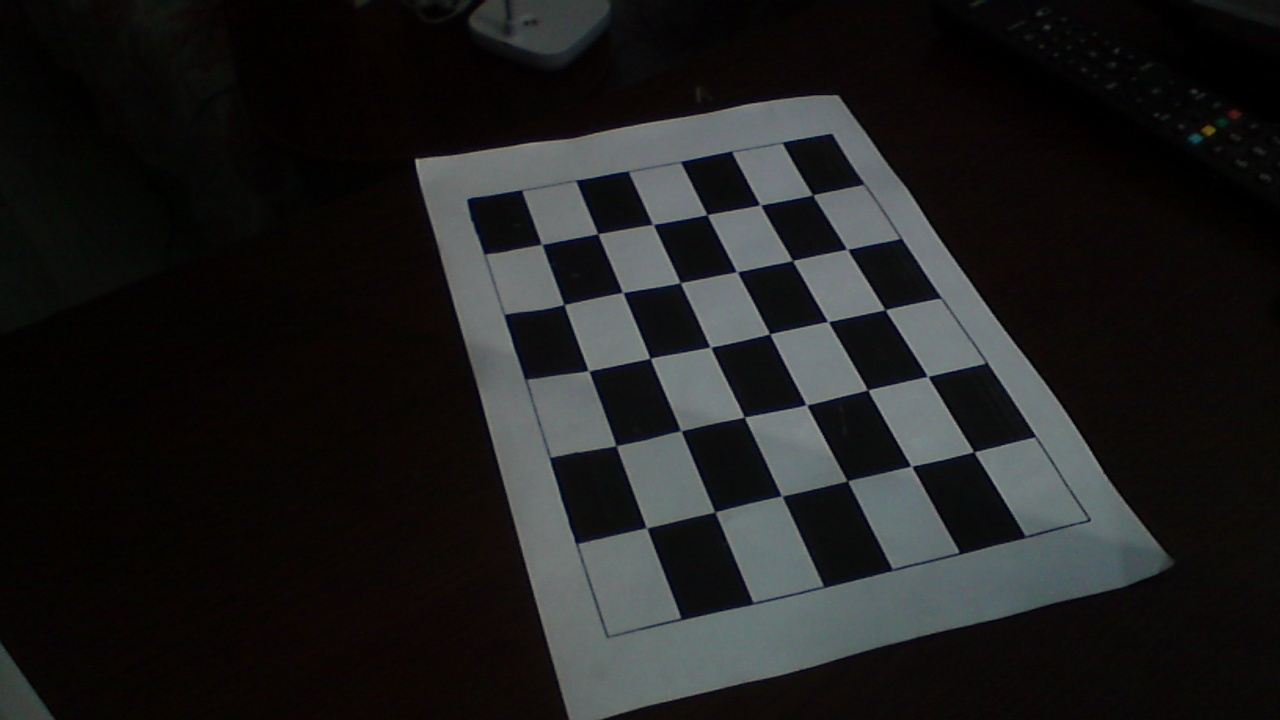
//> input picture testData/TestImages/slika0.jpg, 1280 x 720 px
$ ./main   (built with g++ and OpenCV 4)
//> lines starting //> are read from the running program, lines starting //| are printed output that depends on the picture; after the words box and inside, x2 and y2 are one past the last pixel; in counts of white or black regions, pixels touching at a corner belong together; pictures that were not available may be replaced by others from this repository, and a replacement may not be noted
#include <opencv2/imgcodecs.hpp>
#include <opencv2/highgui.hpp>
#include <opencv2/imgproc.hpp>
#include <opencv2/core.hpp>
#include <opencv2/opencv.hpp>
#include <string>
#include <iostream>
#include <fstream>

cv::Mat cameraMatrix;
cv::Mat distCoefs;
cv::Mat R, t;
cv::Mat T;
void getGreenMask(cv::Mat &green) {
	cv::Mat slika, slikaMod;
	slika = cv::imread("../slike/slikaA.jpg", cv::IMREAD_COLOR);
	cv::cvtColor(slika, slikaMod, cv::COLOR_BGR2HSV);
	//cv::GaussianBlur(slikaMod, slikaMod, cv::Size(3, 3), 0.3, 0.3);
	cv::namedWindow("tb");
	int h=49, s=88, v=28, H=68, S=255, V=255;
	h=35, s=36, v=210, H=80, S=219, V=255;
	cv::createTrackbar("Hmin", "tb", &h, 255);
	cv::createTrackbar("Smin", "tb", &s, 255);
	cv::createTrackbar("Vmin", "tb", &v, 255);
	cv::createTrackbar("Hmax", "tb", &H, 255);
	cv::createTrackbar("Smax", "tb", &S, 255);
	cv::createTrackbar("Vmax", "tb", &V, 255);
	while (1) {
		cv::inRange(slikaMod, cv::Scalar(h, s, v), cv::Scalar(H, S, V), green);
		cv::imshow("win", green);
		if (cv::waitKey(1) == 'q') break;
	}
	//cv::destroyWindow("win");
	cv::destroyWindow("tb");
}

void kalibracija() {
	cv::Mat slika;
	std::vector<std::vector<cv::Point2f> >corners(6);
	for (int i = 0; i < 6; i++) {
		std::stringstream ss;
		ss << "../slike/slika";
		ss << i;
		ss << ".jpg";
		std::string sl;
		ss >> sl;
		slika = cv::imread(sl, cv::IMREAD_COLOR);
//> slika is the input picture: 720 rows x 1280 cols, CV_8UC3; mean B, G, R 30.6, 30.9, 30.9
		cv::Mat gray;
		cv::cvtColor(slika, gray, cv::COLOR_BGR2GRAY);
		auto x = cv::findChessboardCorners(gray, cv::Size(5, 6), corners[i], cv::CALIB_CB_ADAPTIVE_THRESH + cv::CALIB_CB_NORMALIZE_IMAGE);
//> corners = 6 point lists; x = true
		cv::cornerSubPix(gray, corners[i], cv::Size(10, 10), cv::Size(-1, -1), cv::TermCriteria(cv::TermCriteria::EPS + cv::TermCriteria::COUNT, 3000, 0.000001));
		cv::drawChessboardCorners(slika, cv::Size(5, 6), corners[i], true);
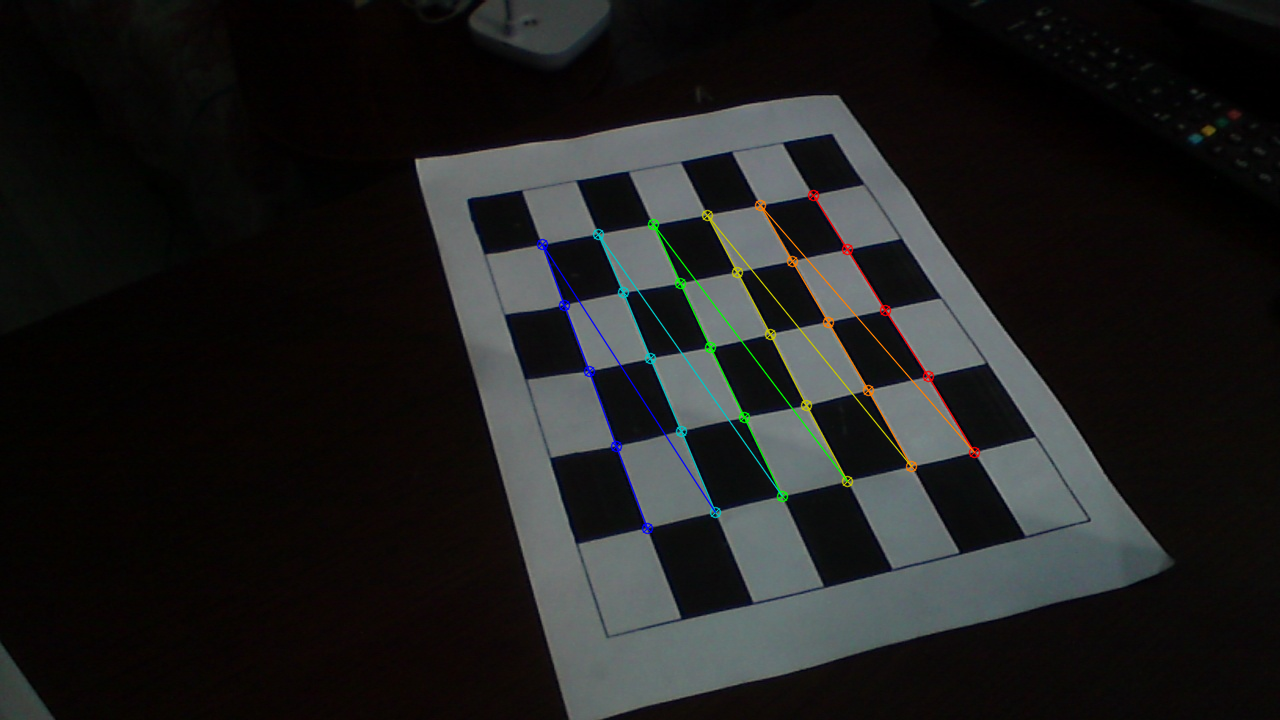
//> slika: 720 rows x 1280 cols, CV_8UC3; 1.23% of pixels changed, all inside (x1, y1, x2, y2) = (536, 189, 981, 535)
		//cv::imshow("slika", slika);
		//cv::waitKey(0);
	}
//> pass 2 of the loop in kalibracija, `for (int i = 0; i < 6; i++)`:
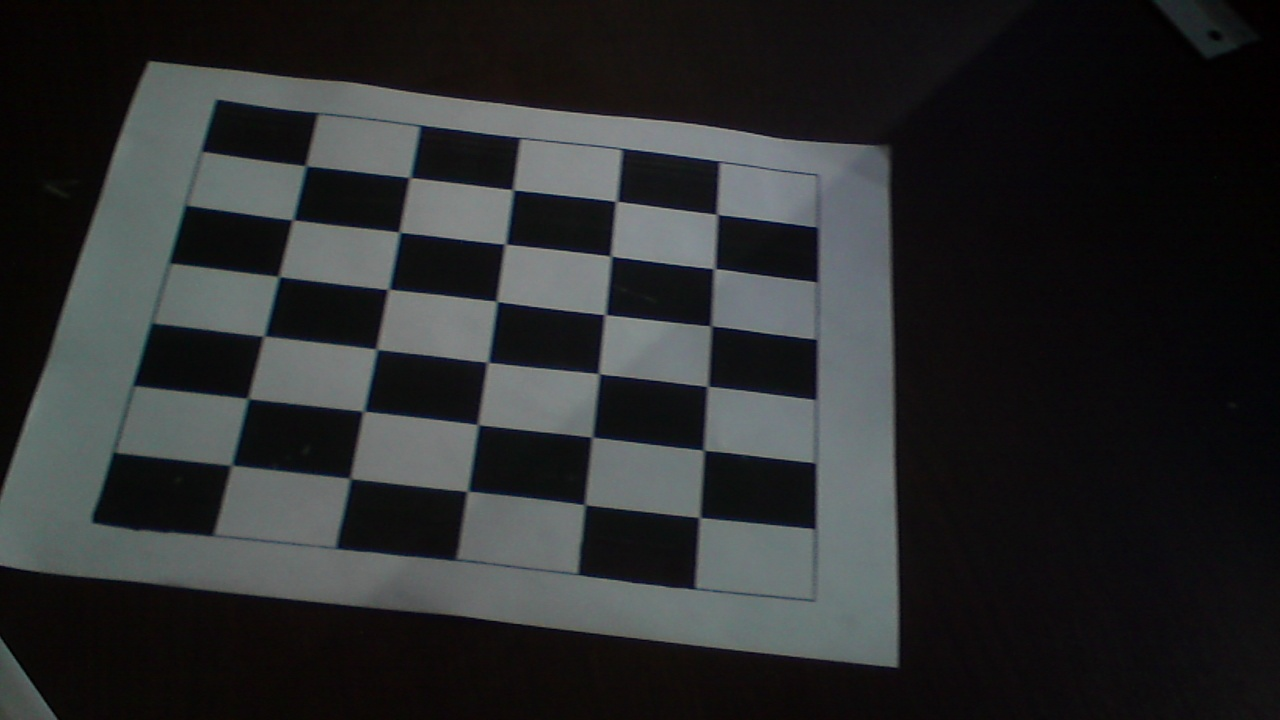
//> input picture testData/TestImages/slika1.jpg, 1280 x 720 px
//> in kalibracija, slika is the input picture: 720 rows x 1280 cols, CV_8UC3; mean B, G, R 45.3, 44.6, 43.2
//> in kalibracija, `cv::drawChessboardCorners(slika, cv::Size(5, 6), corners[i], true);`:
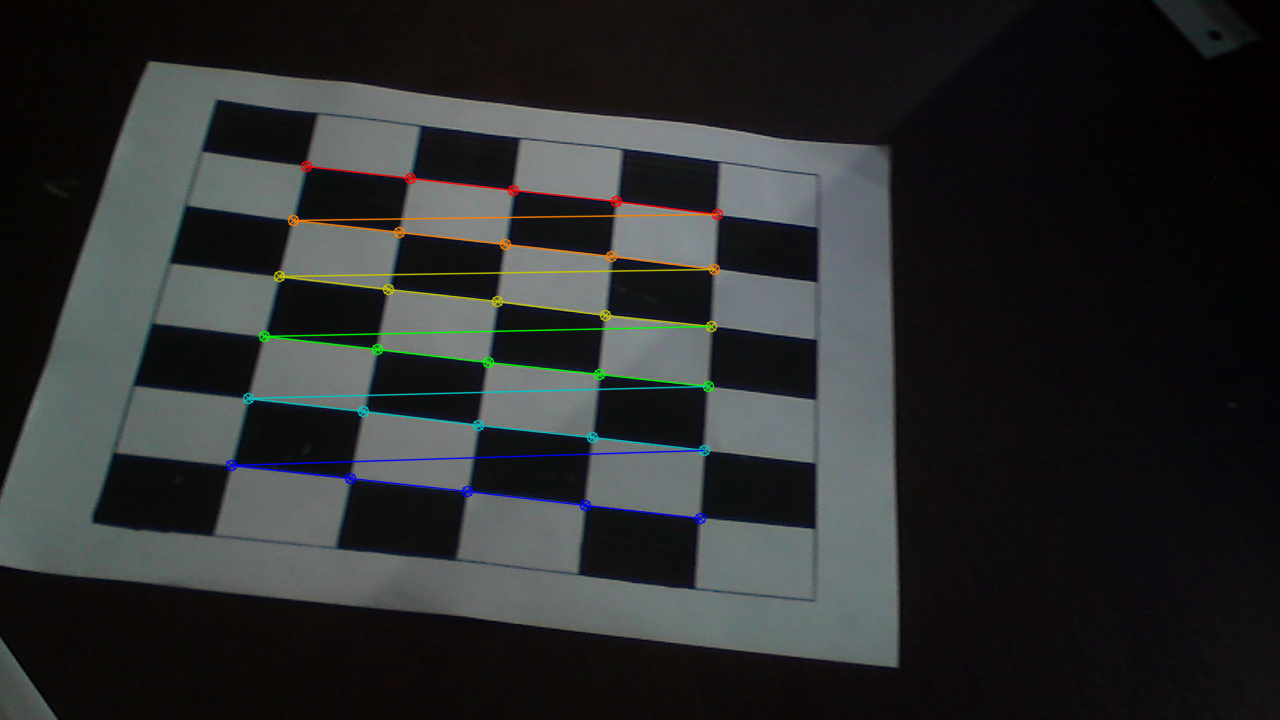
//> slika: 720 rows x 1280 cols, CV_8UC3; 1.84% of pixels changed, all inside (x1, y1, x2, y2) = (225, 160, 724, 525)

	std::vector<cv::Point3f> obj;
	for (int i = 0; i < 6; i++) {
		for (int j = 0; j < 5; j++) {
			obj.push_back(cv::Point3f(i * 1.0f * 25, j * 1.0f * 40, 0));
		}
	}
	std::vector<std::vector<cv::Point3f> >objects(6, obj);

	std::vector<cv::Mat> rvecs, tvecs;
	double error = cv::calibrateCamera(objects, corners, slika.size(), cameraMatrix, distCoefs, rvecs, tvecs);
	std::cout << error << std::endl;
	std::cout << cameraMatrix;
	cv::Rodrigues(rvecs[5], R);
	t = tvecs[5];
	//std::cout << R << std::endl;
	//std::cout << tvecs[5] << std::endl;

	T = cv::Mat::eye(4, 4, CV_64F);
	R.copyTo(T(cv::Rect(0, 0, 3, 3)));
	tvecs[5].copyTo(T(cv::Rect(3, 0, 1, 3)));
	cv::invert(T, T);
	//std::cout << T;

}
std::vector<cv::Point3f>spaseneTacke;

std::vector<cv::Point2f> PreparePixel(cv::Mat pixel, cv::Mat A, cv::Mat dist) {
	std::vector<cv::Point2f> fin(1);
	cv::undistortPoints(pixel, fin, A, dist);
	return fin;
}

void PixelToWorld(cv::Mat pixel, cv::Mat R, cv::Mat t, cv::Mat &dir, cv::Mat &origin) {
	cv::Mat dcam = pixel;
	cv::Mat R_inv;
	cv::transpose(R, R_inv);
	dir = R_inv*dcam;
	cv::normalize(dir, dir);
	origin = -R_inv * t;
}

cv::Mat IntersectionPoint(cv::Mat dir, cv::Mat origin, cv::Mat planepoint, cv::Mat planeort) {
	cv::Mat pom1 = (planepoint - origin);
	cv::transpose(pom1, pom1);
	pom1 = pom1 * planeort;
	cv::Mat pom2 = dir;
	cv::transpose(pom2, pom2);
	pom2 = pom2 * planeort;
	auto t = pom1.at<double>(0, 0) / pom2.at<double>(0, 0);
	cv::Mat inter = origin + t * dir;
	return inter;
}

cv::Point3f positionEstimation(int x, int y) {
	cv::Mat planepoint(3, 1, CV_64F);
	planepoint.at<double>(0, 0) = 232.639;
	planepoint.at<double>(1, 0) = 160.847;
	planepoint.at<double>(2, 0) = 0;

	cv::Mat ort(3, 1, CV_64F);
	ort.at<double>(1, 0) = 0.999;
	ort.at<double>(0, 0) = 0.044;
	ort.at<double>(2, 0) = 0;
	cv::normalize(ort, ort);

	cv::Mat pt(2, 1, CV_32F);
	pt.at<float>(0, 0) = x;
	pt.at<float>(1, 0) = y;
	std::vector<cv::Point2f>undistpts = PreparePixel(pt, cameraMatrix, distCoefs);

	cv::Mat pixel(3, 1, CV_64F);
	pixel.at<double>(0, 0) = undistpts[0].x;
	pixel.at<double>(1, 0) = undistpts[0].y;
	pixel.at<double>(2, 0) = 1;

	cv::Mat o, d;
	PixelToWorld(pixel, R, t, d, o);
	cv::Mat point = IntersectionPoint(d, o, planepoint, ort);

	cv::Point3f rez;
	rez.x = point.at<double>(0, 0);
	rez.y = point.at<double>(1, 0);
	rez.z = point.at<double>(2, 0);
	return rez;
}

void click_event(int event, int x, int y, int flags, void* params) {
	if (event == cv::EVENT_LBUTTONDOWN) {
		auto rez=positionEstimation(x, y);
		std::cout << rez.x << "," << rez.y << "," << rez.z <<std::endl;
	}
}

void savePoints(cv::Mat mask) {
	std::ofstream of("data.csv");

	for (int i = 0; i < 720; i++) {
		for (int j = 0; j < 1280; j++) {
			if (mask.at<uchar>(i, j) > 0) {
				auto rez = positionEstimation(j, i);
				spaseneTacke.push_back(rez);
				of << rez.x << "," << rez.y << "," << rez.z << "\n";
			}
		}
	}
	of.close();
}

bool Step1(cv::Mat& pSrc, cv::Mat& pDst) {
	bool t = false;
	pSrc.copyTo(pDst);
	for (int i = 1; i < pSrc.rows - 1; i++) {
		for (int j = 1; j < pSrc.cols - 1; j++) {
			if (pSrc.at<uchar>(i, j) > 0) {
				int n1 = (int)pSrc.at<uchar>(i, j);
				int n2 = (int)pSrc.at<uchar>(i - 1, j) / 255;
				int n3 = (int)pSrc.at<uchar>(i - 1, j + 1) / 255;
				int n4 = (int)pSrc.at<uchar>(i, j + 1) / 255;
				int n5 = (int)pSrc.at<uchar>(i + 1, j + 1) / 255;
				int n6 = (int)pSrc.at<uchar>(i + 1, j) / 255;
				int n7 = (int)pSrc.at<uchar>(i + 1, j - 1) / 255;
				int n8 = (int)pSrc.at<uchar>(i, j - 1) / 255;
				int n9 = (int)pSrc.at<uchar>(i - 1, j - 1) / 255;

				int A = (n2 < n3) +
					(n3 < n4) +
					(n4 < n5) +
					(n5 < n6) +
					(n6 < n7) +
					(n7 < n8) +
					(n8 < n9) +
					(n9 < n2);
				int B = (n2 + n3 + n4 + n5 + n6 + n7 + n8 + n9);
				if (A == 1 && B >= 2 && B <= 6 && (n2 < 1 || n4 < 1 || n6 < 1) && (n8 < 1 || n4 < 1 || n6 < 1)) {
					pDst.at<uchar>(i, j) = 0;
					t = true;
				}

			}
		}
	}
	return t;
}

bool Step2(cv::Mat& pSrc, cv::Mat& pDst) {
	bool t = false;
	pSrc.copyTo(pDst);
	for (int i = 1; i < pSrc.rows - 1; i++) {
		for (int j = 1; j < pSrc.cols - 1; j++) {
			if (pSrc.at<uchar>(i, j) > 0) {
				int n1 = (int)pSrc.at<uchar>(i, j);
				int n2 = (int)pSrc.at<uchar>(i - 1, j) / 255;
				int n3 = (int)pSrc.at<uchar>(i - 1, j + 1) / 255;
				int n4 = (int)pSrc.at<uchar>(i, j + 1) / 255;
				int n5 = (int)pSrc.at<uchar>(i + 1, j + 1) / 255;
				int n6 = (int)pSrc.at<uchar>(i + 1, j) / 255;
				int n7 = (int)pSrc.at<uchar>(i + 1, j - 1) / 255;
				int n8 = (int)pSrc.at<uchar>(i, j - 1) / 255;
				int n9 = (int)pSrc.at<uchar>(i - 1, j - 1) / 255;

				int A = (n2 < n3) +
					(n3 < n4) +
					(n4 < n5) +
					(n5 < n6) +
					(n6 < n7) +
					(n7 < n8) +
					(n8 < n9) +
					(n9 < n2);
				int B = (n2 + n3 + n4 + n5 + n6 + n7 + n8 + n9);
				if (A == 1 && B >= 2 && B <= 6 && (n2 < 1 || n4 < 1 || n8 < 1) && (n8 < 1 || n2 < 1 || n6 < 1)) {
					pDst.at<uchar>(i, j) = 0;
					t = true;
				}

			}
		}
	}
	return t;
}

void ZhangSuen(cv::Mat& pSrc, cv::Mat& pDst) {
	while (1) {
		bool t1 = Step1(pSrc, pDst);
		pDst.copyTo(pSrc);
		bool t2 = Step2(pSrc, pDst);
		pDst.copyTo(pSrc);
		if (!t1 && !t2) {
			return;
		}
	}
}


int main() {
	kalibracija();

	cv::Mat green;
	getGreenMask(green);
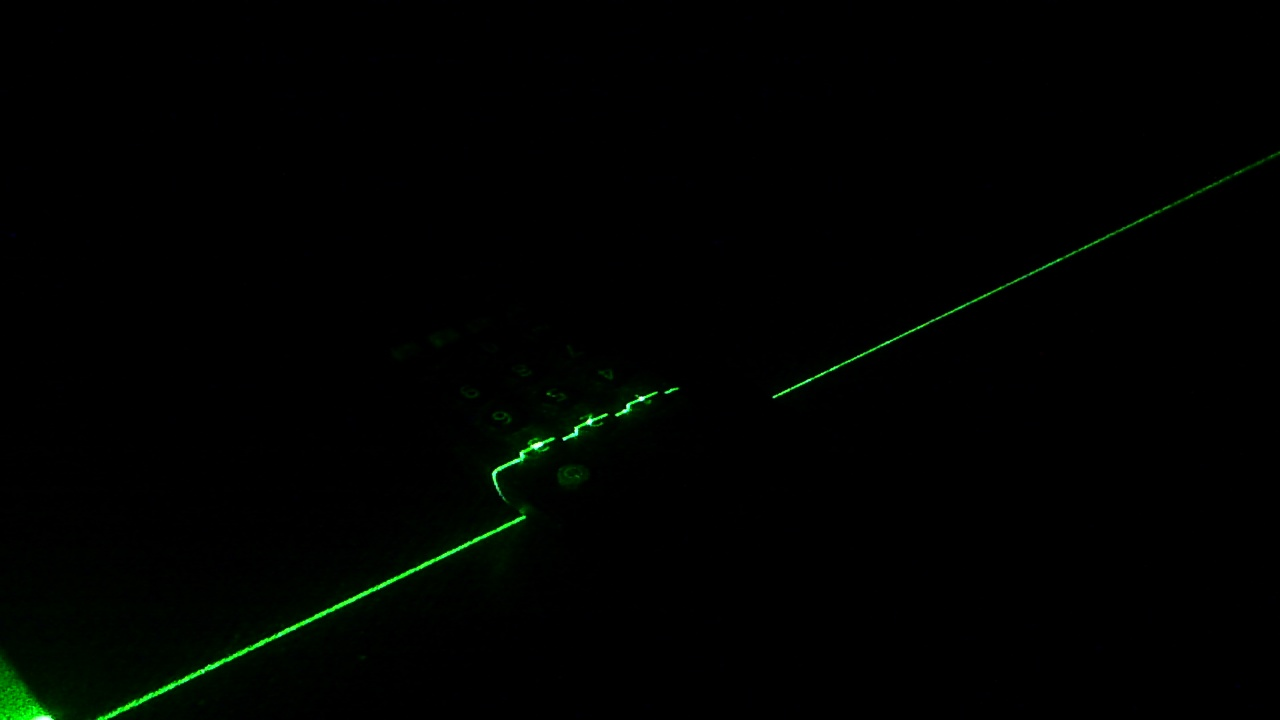
//> input picture testData/TestImages/slikaA.jpg, 1280 x 720 px
//> in getGreenMask, slika is the input picture: 720 rows x 1280 cols, CV_8UC3; mean B, G, R 0.5, 2.2, 0.4
//> in getGreenMask, `cv::cvtColor(slika, slikaMod, cv::COLOR_BGR2HSV);`: slikaMod: 720 rows x 1280 cols, CV_8UC3; mean H, S, V 9.6, 34.5, 2.2
//> in getGreenMask, `cv::inRange(slikaMod, cv::Scalar(h, s, v), cv::Scalar(H, S, V), green);`:
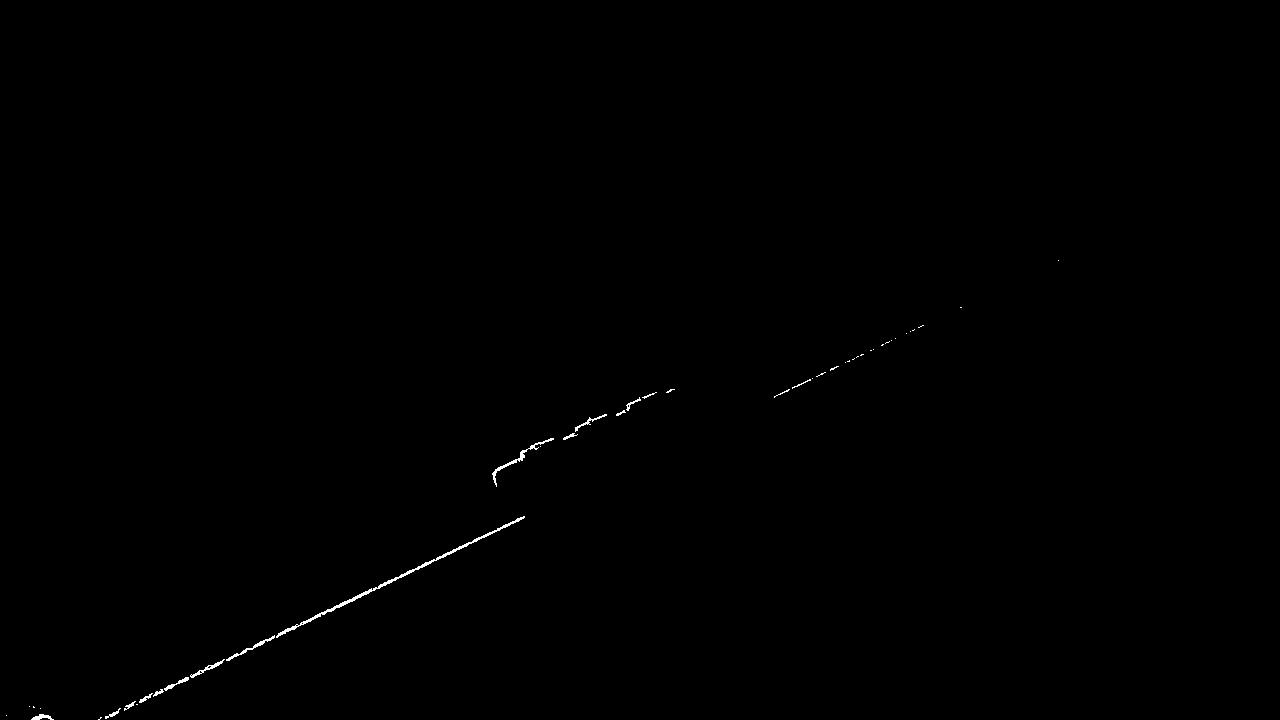
//> green: 720 rows x 1280 cols, CV_8UC1; 0.21% white in thin lines or dots, all inside (x1, y1, x2, y2) = (6, 260, 1059, 720)
//> the 'q' key is pressed
	cv::Size s = green.size();
//> s = Size(1280, 720)
	cv::Mat green2;
	for (int i = 0; i < 20; i++) {
		ZhangSuen(green, green2);
		green2.copyTo(green);
	}
//> this loop made 20 passes
//> pass 1, `ZhangSuen(green, green2);`:
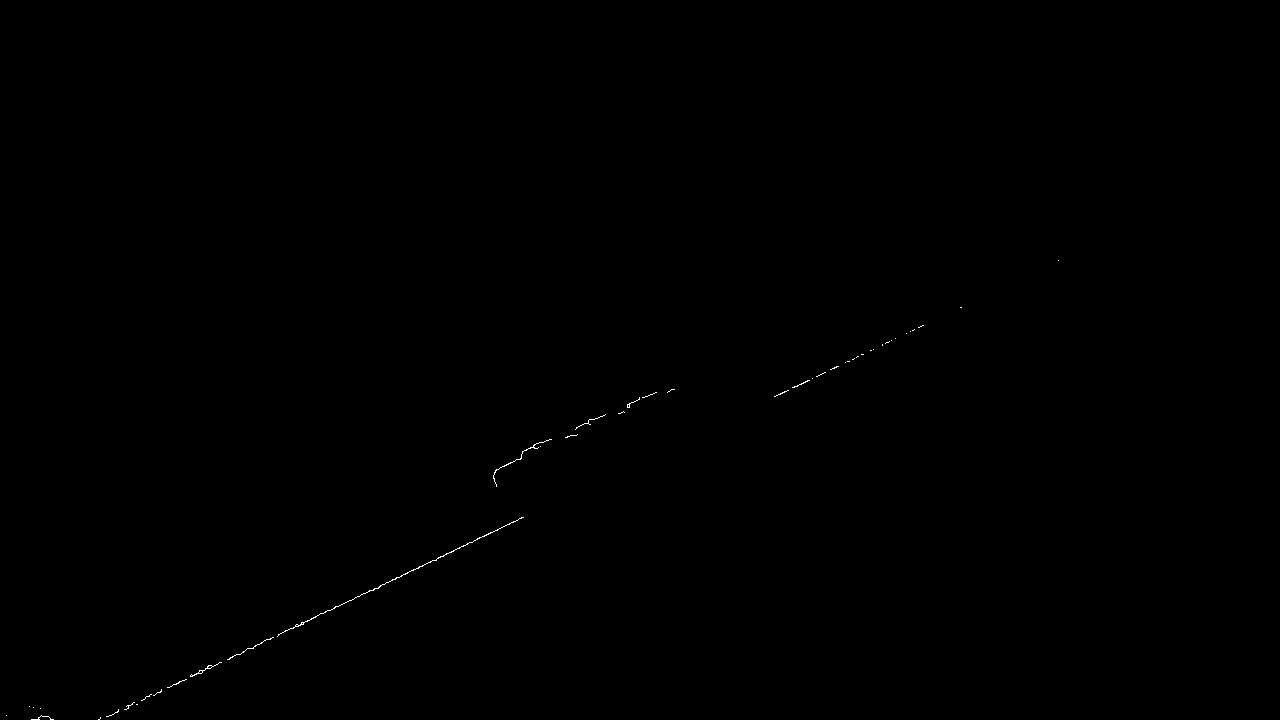
//> green: 720 rows x 1280 cols, CV_8UC1; 0.09% white in thin lines or dots, all inside (x1, y1, x2, y2) = (6, 260, 1059, 720)
	savePoints(green);
//> after the loop in savePoints, `for (int i = 0; i < 720; i++)`: spaseneTacke = 835 Point3s, first 12: [251.3, 160, 326.5], [233.6, 160.8, 292.1], [233.8, 160.8, 292.4], [224.9, 161.2, 274.8], [225.2, 161.2, 275.3], [224.4, 161.2, 273.8], [224.7, 161.2, 274.3], [223.8, 161.2, 272.8], [224.2, 161.2, 273.3], [222.8, 161.3, 270.7], [222.3, 161.3, 269.6], [222.6, 161.3, 270.1]
	cv::namedWindow("Maska", cv::WINDOW_NORMAL);
	cv::resizeWindow("Maska", s);
	cv::imshow("Maska", green);
	cv::setMouseCallback("Maska", click_event);
	cv::waitKey(0);
	return 0;
}
